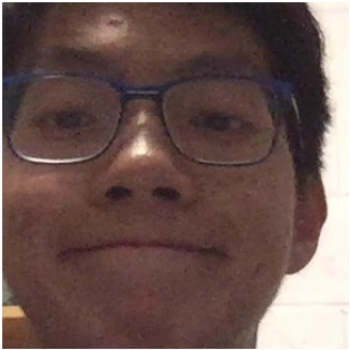
#> input picture photo.jpg, 350 x 350 px
$ python -i emotion_detector.py   (imports and definitions only)
#> lines starting #> are read from the running program, lines starting #| are printed output that depends on the picture
import module_manager
# [1 line not run here, left out]
import os
import random
import cv2
import numpy as np


#code adapted from Paul van Gent
#data taken from CK+ database

emotions = ["neutral", "anger", "contempt", "disgust", "fear", "happy",
 "sadness", "surprise"]

face_cascade = cv2.CascadeClassifier('cascades/haarcascade_frontalface_alt.xml')

#organises files

#reads a file
def readFile(path):
    with open(path, "rt") as f:
        return f.read()

#gets all photos for a path
# [9 lines left out: function getAllPhotos, not called in this run]

#resizes all photos
def cropFaces(imageName):
#> called with imageName = 'photo.jpg'
    img = cv2.imread(imageName) #loads photo
#> img is the input picture: shape (350, 350, 3); mean B, G, R 80.9, 85.4, 108.6
    grayImg = cv2.cvtColor(img, cv2.COLOR_BGR2GRAY) #converts to grayscale
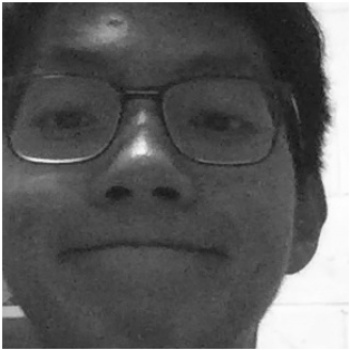
#> grayImg: shape (350, 350); min 20, max 255, mean 91.8
    #detects the faces
    facesDetected = face_cascade.detectMultiScale(grayImg, 1.1, 5)
#> facesDetected = ()
    if len(facesDetected) == 0: #checks if no face detected
        return ('No face detected, please try again')
    x,y,width,height = findLargestFace(facesDetected) #finds largest face
    #crops image based on rectangle of face
    cv2.rectangle(img,(x,y),(x+width+50,y+height+50),(255,255,255),2)
    croppedImage = img[y:y+height+50, x:x+width+50]
    croppedImage = cv2.resize(croppedImage,(350,350))
    #saves photo
    name = imageName
    cv2.imwrite(name,croppedImage)


#maps participant number to all its useful Photos
# [82 lines left out: functions participantPhotos, getFile, getResult, emotionPhotos, findLargestFace, cropEmotionPhotos, not called in this run]

#machine learning part

fisherFace = cv2.face.FisherFaceRecognizer_create()
emotions = ["neutral", "anger", "contempt", "disgust", "fear", "happy",
 "sadness", "surprise"]

# [97 lines left out: functions separateFiles, makeSets, runRecogniser, trainClassifier, predictEmotion, not called in this run]


>>> result = cropFaces('photo.jpg')
